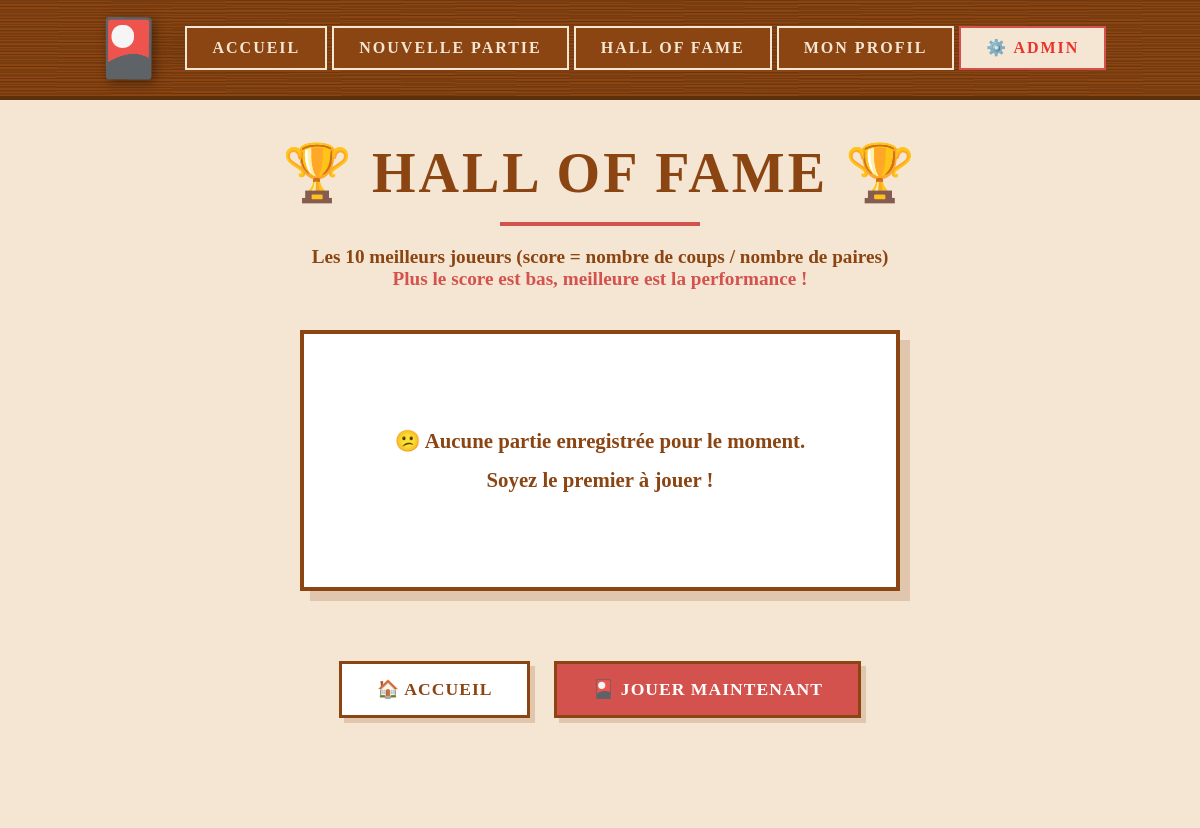
The page /leaderboard on the database as committed earlier.
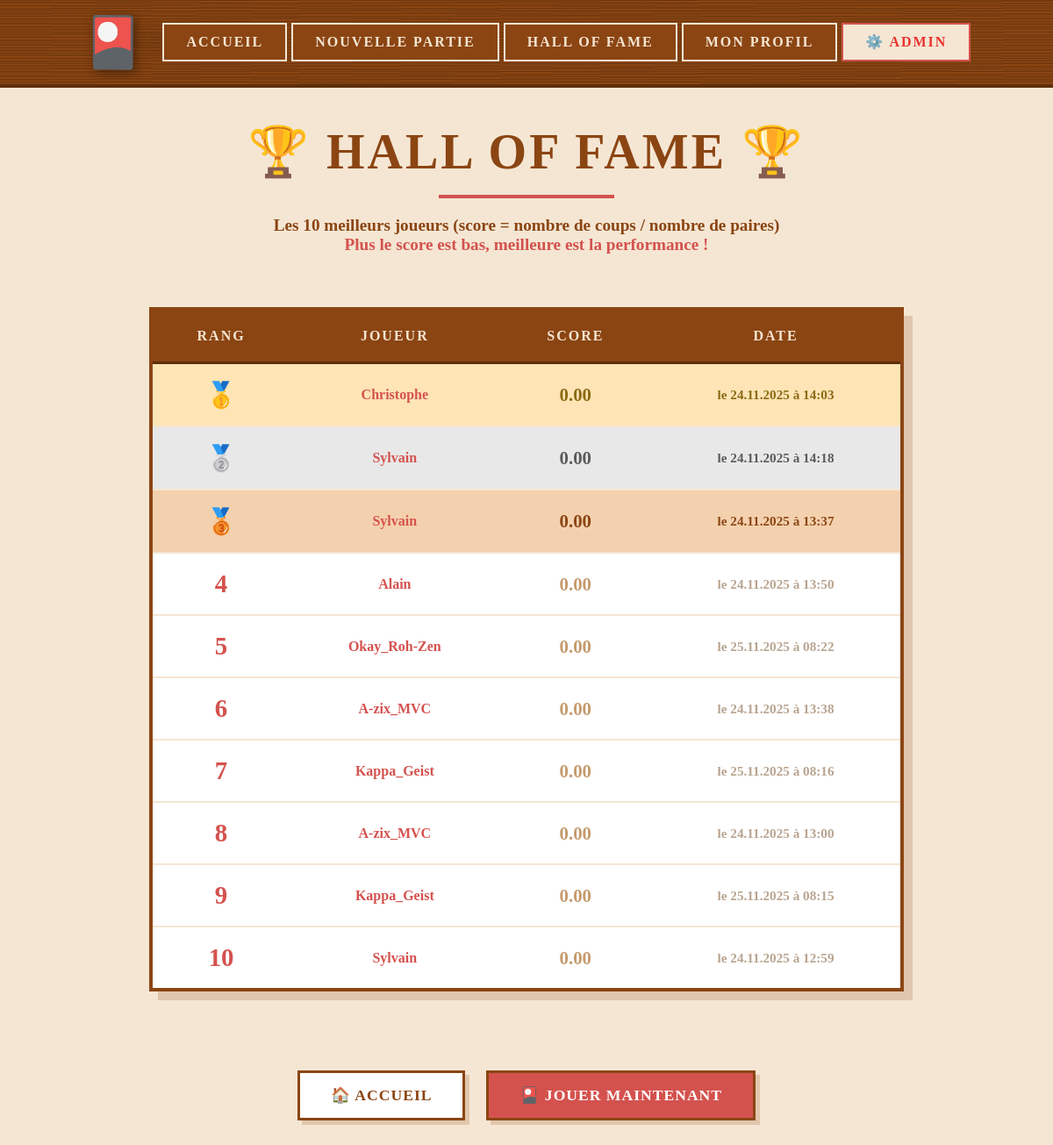
The same page on the database as committed later.
### tables this page shows
CREATE TABLE `games` (
  `id` INT NOT NULL AUTO_INCREMENT,
  `player_name` VARCHAR(50) NOT NULL,
  `pairs` INT UNSIGNED NOT NULL,
  `moves` INT UNSIGNED NOT NULL,
  `score` DECIMAL(5,2) DEFAULT NULL,  
  `created_at` TIMESTAMP NULL DEFAULT CURRENT_TIMESTAMP,
  PRIMARY KEY (`id`),
  KEY `idx_player_name` (`player_name`),
  KEY `idx_created_at` (`created_at`)
);

### core/BaseController.php (called while the page is built, shortened)
<?php
class BaseController
{
    protected function render(string $view, array $params = []): void
    {
        extract($params, EXTR_SKIP);
        require __DIR__ . '/../app/Views/' . $view . '.php';
        $content = ob_get_clean();
        require __DIR__ . '/../app/Views/layouts/base.php';
    }
}

### app/Controllers/LeaderboardController.php (called while the page is built, shortened)
<?php
class LeaderboardController extends BaseController
{
    public function index()
    {
        $gameModel = new GameModel();
        $leaderboard = $gameModel->getTopScores(10);
        $this->render('leaderboard/index', [
            'title' => 'Hall of Fame',
            'leaderboard' => $leaderboard
        ]);
    }
}

### core/Router.php (called while the page is built, shortened)
<?php
class Router
{
    private $routes = [
        '/' => ['controller' => 'HomeController', 'action' => 'index'],
        '/game' => ['controller' => 'GameController', 'action' => 'start'],
        '/game/reset' => ['controller' => 'GameController', 'action' => 'reset'],
        '/game/play' => ['controller' => 'GameController', 'action' => 'play'],
        '/game/update-moves' => ['controller' => 'GameController', 'action' => 'updateMoves'],
        '/leaderboard' => ['controller' => 'LeaderboardController', 'action' => 'index'],
        '/profile' => ['controller' => 'ProfileController', 'action' => 'show'],
        '/admin' => ['controller' => 'AdminController', 'action' => 'index'],
        '/admin/reset-leaderboard' => ['controller' => 'AdminController', 'action' => 'resetLeaderboard'],
        '/admin/cleanup-games' => ['controller' => 'AdminController', 'action' => 'cleanupGames'],
    ];
    public function dispatch(string $uri, string $method = 'GET')
    {
        $uri = strtok($uri, '?');
        $route = $this->routes[$uri];
        $action = $route['action'];
        $controller = new $controllerName();
        $controller->$action();
    }
}

### public/index.php (called while the page is built, shortened)
<?php
$router = new Router();
$uri = $_SERVER['REQUEST_URI'];
$method = $_SERVER['REQUEST_METHOD'];
$uri = parse_url($uri, PHP_URL_PATH);
$router->dispatch($uri, $method);

### core/Database.php (called while the page is built, shortened)
<?php
class Database
{
    private static $pdo = null;
    public static function getPdo(): PDO
    {
        if (self::$pdo === null) {
            try {
                $host = $_ENV['DB_HOST'] ?? '127.0.0.1';
                $port = $_ENV['DB_PORT'] ?? '3306';
                $dbname = $_ENV['DB_NAME'] ?? 'memory_game';
                $user = $_ENV['DB_USER'] ?? 'root';
                $password = $_ENV['DB_PASSWORD'] ?? '';
                self::$pdo = new PDO(
                    "mysql:host=$host;port=$port;dbname=$dbname;charset=utf8mb4",
                    $user,
                    $password,
                    [
                        PDO::ATTR_ERRMODE => PDO::ERRMODE_EXCEPTION,
                        PDO::ATTR_DEFAULT_FETCH_MODE => PDO::FETCH_ASSOC,
                        PDO::ATTR_EMULATE_PREPARES => false
                    ]
                );
            } catch (PDOException $e) {
                error_log("Erreur de connexion BDD : " . $e->getMessage());
                die("Erreur de connexion à la base de données");
            }
        }
        return self::$pdo;
    }
    private static function loadEnv(): void
    {
        $envFile = __DIR__ . '/../.env';
        if (!file_exists($envFile)) {
            return;
        }
    }
}

### app/Models/GameModel.php (called while the page is built, shortened)
<?php
class GameModel
{
    public function getTopScores(int $limit = 10): array
    {
        $stmt = Database::getPdo()->prepare(
            'SELECT player_name, moves, score, created_at
             FROM games
             WHERE moves > 0
             ORDER BY moves ASC, created_at ASC
             LIMIT :limit'
        );
        $stmt->bindValue(':limit', $limit, \PDO::PARAM_INT);
        $stmt->execute();
        return $stmt->fetchAll(\PDO::FETCH_ASSOC);
    }
}

### app/Views/leaderboard/index.php (the view, shortened to what this page needs)
<h1>🏆 <?= htmlspecialchars($title ?? 'Hall of Fame', ENT_QUOTES, 'UTF-8') ?> 🏆</h1>
<p class="leaderboard-description">
    Les 10 meilleurs joueurs (score = nombre de coups / nombre de paires)<br>
    <em>Plus le score est bas, meilleure est la performance !</em>
</p>
<?php if (isset($leaderboard) && !empty($leaderboard)): ?>
    <div class="leaderboard-container">
        <table class="leaderboard-table">
            <thead>
                <tr>
                    <th class="rank">Rang</th>
                    <th class="player">Joueur</th>
                    <th class="score">Score</th>
                    <th class="date">Date</th>
                </tr>
            </thead>
            <tbody>
                <?php foreach ($leaderboard as $index => $entry): ?>
                    <tr class="rank-<?= $index + 1 ?>">
                        <td class="rank">
                            <?php if ($index === 0): ?>
                                🥇
                            <?php elseif ($index === 1): ?>
                                🥈
                            <?php elseif ($index === 2): ?>
                                🥉
                            <?php else: ?>
                                <?= $index + 1 ?>
                            <?php endif; ?>
                        </td>
                        <td class="player">
                            <a href="/profile?player=<?= urlencode($entry['player_name']) ?>">
                                <?= htmlspecialchars($entry['player_name'], ENT_QUOTES, 'UTF-8') ?>
                            </a>
                        </td>
                        <td class="score">
                            <?= number_format($entry['score'], 2) ?>
                        </td>
                        <td class="date">
                            le
                            <?= date('d.m.Y', strtotime($entry['created_at'])) ?>
                            à
                            <?= date('H:i', strtotime($entry['created_at'])) ?>
                        </td>
                    </tr>
                <?php endforeach; ?>
            </tbody>
        </table>
    </div>
<?php else: ?>
    <div class="no-data">
        <p>😕 Aucune partie enregistrée pour le moment.</p>
        <p>Soyez le premier à jouer !</p>
    </div>
<?php endif; ?>
<div class="actions">
    <a href="/" class="btn">🏠 Accueil</a>
    <a href="/game" class="btn btn-primary">
        <span style="display: none;">🎴</span>
        Jouer maintenant
    </a>
</div>

### app/Views/layouts/base.php (shortened to what this page needs)
<!doctype html>
<html lang="fr">
<head>
  <link rel="stylesheet" href="/assets/css/style.css">
</head>
<body>
  <nav>
    <a class="logo-style" href="/" aria-label="Retour à l'accueil">
      <span class="nav-logo-emoji" style="display: none;" role="img" aria-label="Carte Hanafuda">🎴</span>
    </a>
    <div class="nav-links">
        <a href="/">Accueil</a>
        <a href="/game/reset">Nouvelle partie</a>
        <a href="/leaderboard">Hall of Fame</a>
        <a href="/profile">Mon profil</a>
        <a href="/admin" class="nav-admin">⚙️ Admin</a>
    </div>
</nav>
  <main>
    <?= $content ?>
  </main>
</body>
</html>

Rows that differ between the two databases and show on the page:
added games: player_name "Christophe", score "0.00", created_at "24.11.2025", created_at "14:03"
added games: player_name "Sylvain", score "0.00", created_at "24.11.2025", created_at "14:18"
added games: player_name "Sylvain", score "0.00", created_at "24.11.2025", created_at "13:37"
added games: player_name "Alain", score "0.00", created_at "24.11.2025", created_at "13:50"
added games: player_name "Okay_Roh-Zen", score "0.00", created_at "25.11.2025", created_at "08:22"
added games: player_name "A-zix_MVC", score "0.00", created_at "24.11.2025", created_at "13:38"
added games: player_name "Kappa_Geist", score "0.00", created_at "25.11.2025", created_at "08:16"
added games: player_name "A-zix_MVC", score "0.00", created_at "24.11.2025", created_at "13:00"
added games: player_name "Kappa_Geist", score "0.00", created_at "25.11.2025", created_at "08:15"
added games: player_name "Sylvain", score "0.00", created_at "24.11.2025", created_at "12:59"
Other text that changed with them:
text no longer shown: "😕 Aucune partie enregistrée pour le moment. Soyez le premier à jouer !"
text now shown: "RANG JOUEUR SCORE DATE"
